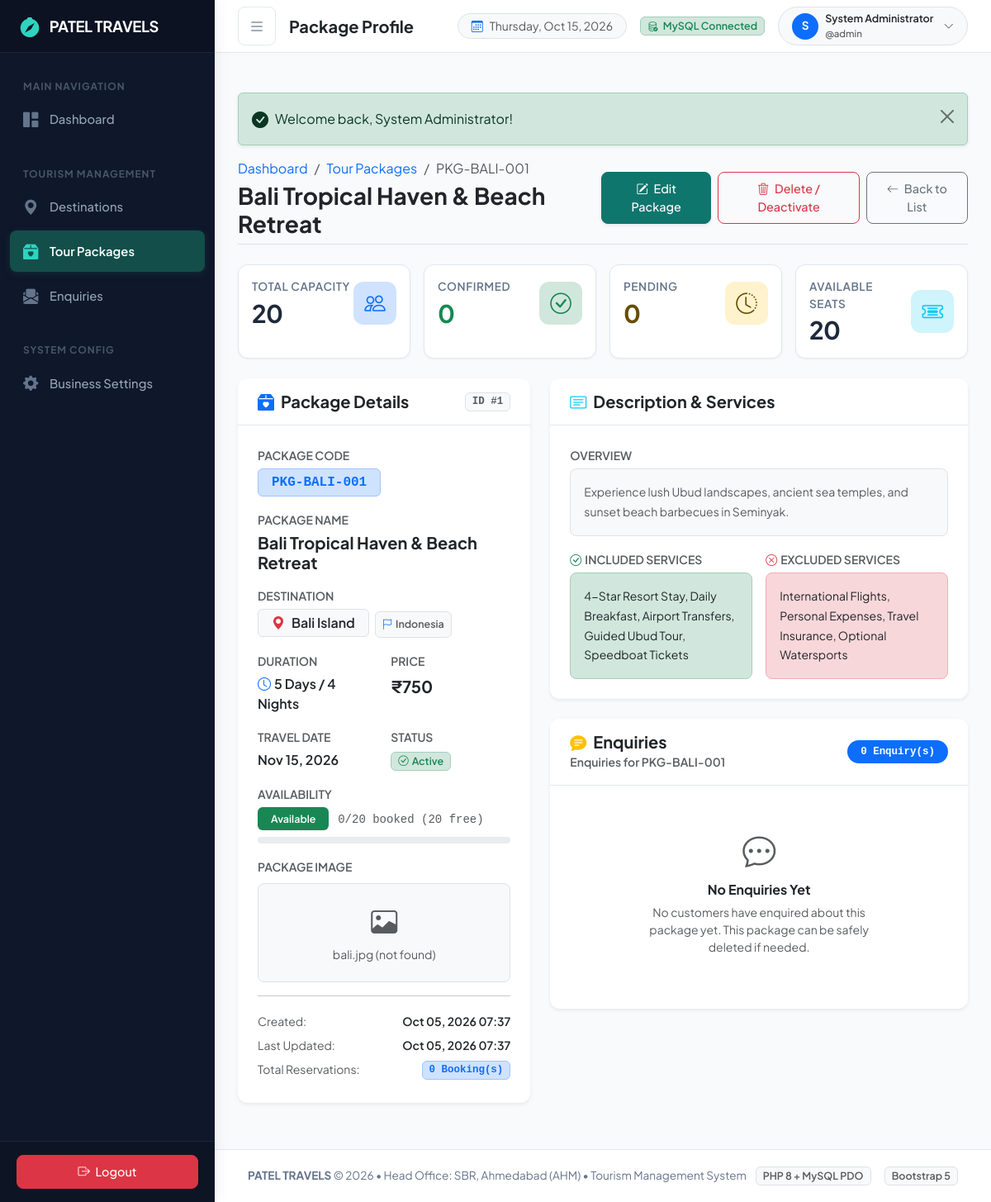
The page /admin/packages/view.php?id=1 (signed in) on the database its author committed.
### tables this page shows
CREATE TABLE `packages` (
  `package_id` int NOT NULL AUTO_INCREMENT,
  `package_code` varchar(50) NOT NULL,
  `package_name` varchar(150) NOT NULL,
  `destination_id` int NOT NULL,
  `plan_type` enum('Day Trip','Basic','Premium','Family','Custom') DEFAULT 'Custom',
  `duration` varchar(50) NOT NULL,
  `duration_days` int DEFAULT NULL,
  `duration_nights` int DEFAULT NULL,
  `price` decimal(10,2) NOT NULL,
  `maximum_capacity` int NOT NULL DEFAULT '20',
  `travel_date` date DEFAULT NULL,
  `description` text,
  `included_services` text,
  `excluded_services` text,
  `image` varchar(255) DEFAULT NULL,
  `status` enum('active','inactive','sold_out') DEFAULT 'active',
  `featured` tinyint(1) DEFAULT '0',
  `display_order` int DEFAULT '0',
  `created_at` datetime DEFAULT CURRENT_TIMESTAMP,
  `updated_at` datetime DEFAULT CURRENT_TIMESTAMP ON UPDATE CURRENT_TIMESTAMP,
  PRIMARY KEY (`package_id`),
  UNIQUE KEY `package_code` (`package_code`),
  KEY `idx_package_destination` (`destination_id`),
  KEY `idx_package_status` (`status`),
  CONSTRAINT `fk_packages_destination` FOREIGN KEY (`destination_id`) REFERENCES `destinations` (`destination_id`) ON DELETE RESTRICT ON UPDATE CASCADE
);

CREATE TABLE `destinations` (
  `destination_id` int NOT NULL AUTO_INCREMENT,
  `destination_name` varchar(100) NOT NULL,
  `country` varchar(100) NOT NULL,
  `description` text,
  `status` enum('active','inactive') DEFAULT 'active',
  `created_at` datetime DEFAULT CURRENT_TIMESTAMP,
  `updated_at` datetime DEFAULT CURRENT_TIMESTAMP ON UPDATE CURRENT_TIMESTAMP,
  PRIMARY KEY (`destination_id`),
  KEY `idx_destination_status` (`status`)
);

### admin/packages/view.php (the view, shortened to what the rows shown need)
<?php
require_once __DIR__ . '/../../includes/auth.php';
$pdo = getDBConnection();
$id = (int)($_GET['id'] ?? 0);
try {
    $stmt = $pdo->prepare('
        SELECT p.*, d.destination_name, d.country, d.status AS dest_status
        FROM packages p
        INNER JOIN destinations d ON p.destination_id = d.destination_id
        WHERE p.package_id = :id
    ');
    $stmt->execute([':id' => $id]);
    $package = $stmt->fetch();
    $stmtBookings = $pdo->prepare('
        SELECT
            COALESCE(SUM(CASE WHEN status = "confirmed" THEN travellers ELSE 0 END), 0) AS confirmed_count,
            COALESCE(SUM(CASE WHEN status IN ("new", "in_discussion", "quoted") THEN travellers ELSE 0 END), 0) AS pending_count,
            COALESCE(SUM(CASE WHEN status = "lost" THEN travellers ELSE 0 END), 0) AS cancelled_count
        FROM enquiries
        WHERE package_id = :id
    ');
    $stmtBookings->execute([':id' => $id]);
    $bookingStats = $stmtBookings->fetch();
    $confirmedCount = (int)$bookingStats['confirmed_count'];
    $pendingCount = (int)$bookingStats['pending_count'];
    $currentBookings = $confirmedCount + $pendingCount;
    $capacity = (int)$package['maximum_capacity'];
    $available = max(0, $capacity - $currentBookings);
    $fillRate = $capacity > 0 ? min(100, round(($currentBookings / $capacity) * 100)) : 0;
    if ($available <= 0) {
        $availLabel = 'Sold Out';
        $availClass = 'bg-danger';
    } elseif ($fillRate >= 50) {
        $availLabel = 'Limited';
        $availClass = 'bg-warning text-dark';
    } else {
        $availLabel = 'Available';
        $availClass = 'bg-success';
    }
} catch (PDOException $e) {
    set_flash_message('danger', 'Database error: ' . $e->getMessage());
    header('Location: ' . url('admin/packages/index.php'));
    exit;
}
require_once __DIR__ . '/../../includes/header.php';
require_once __DIR__ . '/../../includes/navbar.php';
?>
<div class="container-fluid p-0">
    <div class="d-flex flex-column flex-md-row align-items-md-center justify-content-between mb-4 pb-2 border-bottom">
        <div>
            <nav aria-label="breadcrumb">
                <ol class="breadcrumb mb-1 small">
                    <li class="breadcrumb-item"><a href="<?= url('admin/dashboard.php') ?>" class="text-decoration-none">Dashboard</a></li>
                    <li class="breadcrumb-item"><a href="<?= url('admin/packages/index.php') ?>" class="text-decoration-none">Tour Packages</a></li>
                    <li class="breadcrumb-item active" aria-current="page"><?= htmlspecialchars($package['package_code'], ENT_QUOTES, 'UTF-8') ?></li>
                </ol>
            </nav>
            <h3 class="fw-bold mb-0 text-dark"><?= htmlspecialchars($package['package_name'], ENT_QUOTES, 'UTF-8') ?></h3>
        </div>
    </div>
    <div class="row g-3 mb-4">
        <div class="col-6 col-lg-3">
            <div class="card stat-card p-3 h-100">
                <div class="d-flex align-items-center justify-content-between">
                    <div>
                        <div class="stat-label">Total Capacity</div>
                        <div class="stat-number mt-1"><?= $capacity ?></div>
                    </div>
                </div>
            </div>
        </div>
        <div class="col-6 col-lg-3">
            <div class="card stat-card p-3 h-100">
                <div class="d-flex align-items-center justify-content-between">
                    <div>
                        <div class="stat-label">Available Seats</div>
                        <div class="stat-number mt-1 <?= ($available <= 0 ? 'text-danger' : '') ?>"><?= $available ?></div>
                    </div>
                </div>
            </div>
        </div>
    </div>
    <div class="row g-4 mb-4">
        <div class="col-12 col-lg-5">
            <div class="card border-0 shadow-sm h-100">
                <div class="card-header bg-white py-3 d-flex align-items-center justify-content-between">
                    <h5 class="fw-bold mb-0 text-dark"><i class="bi bi-box2-heart-fill text-primary me-2"></i>Package Details</h5>
                    <span class="badge bg-light text-muted border font-monospace">ID #<?= (int)$package['package_id'] ?></span>
                </div>
                <div class="card-body p-4">
                    <div class="mb-3">
                        <div class="mt-1">
                            <span class="badge bg-primary-subtle text-primary border border-primary-subtle fs-6 px-3 py-2 font-monospace">
                                <?= htmlspecialchars($package['package_code'], ENT_QUOTES, 'UTF-8') ?>
                            </span>
                        </div>
                    </div>
                    <div class="mb-3">
                        <label class="text-muted small fw-semibold text-uppercase">Package Name</label>
                        <h5 class="fw-bold text-dark mt-1"><?= htmlspecialchars($package['package_name'], ENT_QUOTES, 'UTF-8') ?></h5>
                    </div>
                    <div class="mb-3">
                        <div class="mt-1">
                            <span class="badge bg-light text-dark border fs-6 px-3 py-2">
                                <i class="bi bi-geo-alt-fill text-danger me-2"></i><?= htmlspecialchars($package['destination_name'], ENT_QUOTES, 'UTF-8') ?>
                            </span>
                            <span class="badge bg-light text-muted border px-2 py-2 ms-1">
                                <i class="bi bi-flag me-1 text-primary"></i><?= htmlspecialchars($package['country'], ENT_QUOTES, 'UTF-8') ?>
                            </span>
                        </div>
                    </div>
                    <div class="row g-3 mb-3">
                        <div class="col-6">
                            <label class="text-muted small fw-semibold text-uppercase">Duration</label>
                            <div class="mt-1 fw-semibold">
                                <i class="bi bi-clock text-primary me-1"></i><?= htmlspecialchars($package['duration'], ENT_QUOTES, 'UTF-8') ?>
                            </div>
                        </div>
                        <div class="col-6">
                            <label class="text-muted small fw-semibold text-uppercase">Price</label>
                            <div class="mt-1 fw-bold fs-5 text-dark"><?= format_currency($package['price']) ?></div>
                        </div>
                    </div>
                    <div class="row g-3 mb-3">
                        <div class="col-6">
                            <label class="text-muted small fw-semibold text-uppercase">Travel Date</label>
                            <div class="mt-1 fw-semibold"><?= format_date($package['travel_date']) ?></div>
                        </div>
                        <div class="col-6">
                            <div class="mt-1"><?= get_status_badge($package['status']) ?></div>
                        </div>
                    </div>
                    <div class="mb-3">
                        <div class="mt-1">
                            <span class="badge <?= $availClass ?> px-3 py-2"><?= $availLabel ?></span>
                            <span class="ms-2 small text-muted font-monospace"><?= $currentBookings ?>/<?= $capacity ?> booked (<?= $available ?> free)</span>
                        </div>
                    </div>
                    <?php
                    $imagePath = '';
                    $imageExists = false;
                    ?>
                    <div class="mb-3">
                        <div class="mt-2">
                            <?php if ($imageExists): ?>
                                <img src="<?= htmlspecialchars($imagePath, ENT_QUOTES, 'UTF-8') ?>"
                                     alt="<?= htmlspecialchars($package['package_name'], ENT_QUOTES, 'UTF-8') ?>"
                                     class="img-fluid rounded-3 border shadow-sm" style="max-height: 200px; object-fit: cover;">
                            <?php else: ?>
                                <div class="bg-light border rounded-3 d-flex align-items-center justify-content-center text-muted" style="height: 120px;">
                                    <div class="text-center">
                                        <i class="bi bi-image fs-2 d-block mb-1"></i>
                                        <small><?= !empty($package['image']) ? htmlspecialchars($package['image'], ENT_QUOTES, 'UTF-8') . ' (not found)' : 'No image uploaded' ?></small>
                                    </div>
                                </div>
                            <?php endif; ?>
                        </div>
                    </div>
                    <div class="small text-muted">
                        <div class="d-flex justify-content-between py-1">
                            <span>Created:</span>
                            <span class="fw-semibold text-dark"><?= format_date($package['created_at'], 'M d, Y H:i') ?></span>
                        </div>
                        <div class="d-flex justify-content-between py-1">
                            <span>Last Updated:</span>
                            <span class="fw-semibold text-dark"><?= format_date($package['updated_at'] ?? $package['created_at'], 'M d, Y H:i') ?></span>
                        </div>
                    </div>
                </div>
            </div>
        </div>
        <div class="col-12 col-lg-7">
            <div class="card border-0 shadow-sm mb-4">
                <div class="card-body p-4">
                    <div class="mb-3">
                        <label class="text-muted small fw-semibold text-uppercase">Overview</label>
                        <div class="p-3 bg-light rounded-3 text-muted small mt-1 border" style="line-height: 1.7;">
                            <?= !empty($package['description']) ? nl2br(htmlspecialchars($package['description'], ENT_QUOTES, 'UTF-8')) : '<em>No description provided.</em>' ?>
                        </div>
                    </div>
                    <div class="row g-3">
                        <div class="col-12 col-md-6">
                            <label class="text-muted small fw-semibold text-uppercase"><i class="bi bi-check-circle text-success me-1"></i>Included Services</label>
                            <div class="p-3 bg-success-subtle rounded-3 small mt-1 border border-success-subtle" style="line-height: 1.7;">
                                <?= !empty($package['included_services']) ? nl2br(htmlspecialchars($package['included_services'], ENT_QUOTES, 'UTF-8')) : '<em class="text-muted">Not specified</em>' ?>
                            </div>
                        </div>
                        <div class="col-12 col-md-6">
                            <label class="text-muted small fw-semibold text-uppercase"><i class="bi bi-x-circle text-danger me-1"></i>Excluded Services</label>
                            <div class="p-3 bg-danger-subtle rounded-3 small mt-1 border border-danger-subtle" style="line-height: 1.7;">
                                <?= !empty($package['excluded_services']) ? nl2br(htmlspecialchars($package['excluded_services'], ENT_QUOTES, 'UTF-8')) : '<em class="text-muted">Not specified</em>' ?>
                            </div>
                        </div>
                    </div>
                </div>
            </div>
            <div class="card border-0 shadow-sm">
                <div class="card-header bg-white py-3 d-flex align-items-center justify-content-between">
                    <div>
                        <h5 class="fw-bold mb-0 text-dark"><i class="bi bi-chat-text-fill text-warning me-2"></i>Enquiries</h5>
                        <small class="text-muted">Enquiries for <?= htmlspecialchars($package['package_code'], ENT_QUOTES, 'UTF-8') ?></small>
                    </div>
                </div>
            </div>
        </div>
    </div>
</div>
<?php
require_once __DIR__ . '/../../includes/footer.php';
?>

### includes/auth.php (shortened to what the rows shown need)
<?php
function url(string $path = ''): string
{
    $cleanPath = ltrim($path, '/');
    return BASE_PATH . '/' . $cleanPath;
}
function format_currency(float|int|string $amount): string
{
    $amount = (float)$amount;
    $isNegative = $amount < 0;
    $amount = abs($amount);
    $parts = explode('.', number_format($amount, 2, '.', ''));
    $whole = $parts[0];
    $fraction = $parts[1];
    $last3 = substr($whole, -3);
    $rest = substr($whole, 0, -3);
    $formatted = $rest . $last3;
    if ($fraction === '00') {
        return '₹' . $formatted;
    }
    return '₹' . $formatted . '.' . $fraction;
}
function format_date(?string $dateStr, string $format = 'M d, Y'): string
{
    $timestamp = strtotime($dateStr);
    return $timestamp ? date($format, $timestamp) : 'N/A';
}
function get_status_badge(string $status): string
{
    $statusLower = strtolower(trim($status));
    return match ($statusLower) {
        'confirmed', 'active' => '<span class="badge bg-success-subtle text-success border border-success-subtle px-2 py-1"><i class="bi bi-check-circle me-1"></i>' . ucfirst($statusLower) . '</span>',
        'pending'             => '<span class="badge bg-warning-subtle text-warning-emphasis border border-warning-subtle px-2 py-1"><i class="bi bi-clock-history me-1"></i>' . ucfirst($statusLower) . '</span>',
        'cancelled', 'inactive' => '<span class="badge bg-danger-subtle text-danger border border-danger-subtle px-2 py-1"><i class="bi bi-x-circle me-1"></i>' . ucfirst($statusLower) . '</span>',
        'sold_out'            => '<span class="badge bg-secondary-subtle text-secondary border border-secondary-subtle px-2 py-1"><i class="bi bi-slash-circle me-1"></i>Sold Out</span>',
        default               => '<span class="badge bg-light text-dark border px-2 py-1">' . htmlspecialchars(ucfirst($status), ENT_QUOTES, 'UTF-8') . '</span>',
    };
}

### rows shown on the page
packages: package_code "PKG-BALI-001", package_name "Bali Tropical Haven & Beach Retreat", maximum_capacity "20", package_id "1", destination.destination_name "Bali Island", destination.country "Indonesia", duration "5 Days / 4 Nights", price "₹750", travel_date "Nov 15, 2026", status "Active", image "bali.jpg", created_at "Oct 05, 2026 07:37", updated_at "Oct 05, 2026 07:37", description "Experience lush Ubud landscapes, ancient sea temples, and sunset beach barbecues in Seminyak.", included_services "4-Star Resort Stay, Daily Breakfast, Airport Transfers, Guided Ubud Tour, Speedboat Tickets", excluded_services "International Flights, Personal Expenses, Travel Insurance, Optional Watersports"

### other values the page prints
$navTitle "Package Profile"
substr($adminName, 0, 1) "S"
$adminName "System Administrator"
$adminUser "admin"
$message "Welcome back, System Administrator!"
$confirmedCount "0"
$pendingCount "0"
$availLabel "Available"
$currentBookings "0"
$totalReservations "0"
